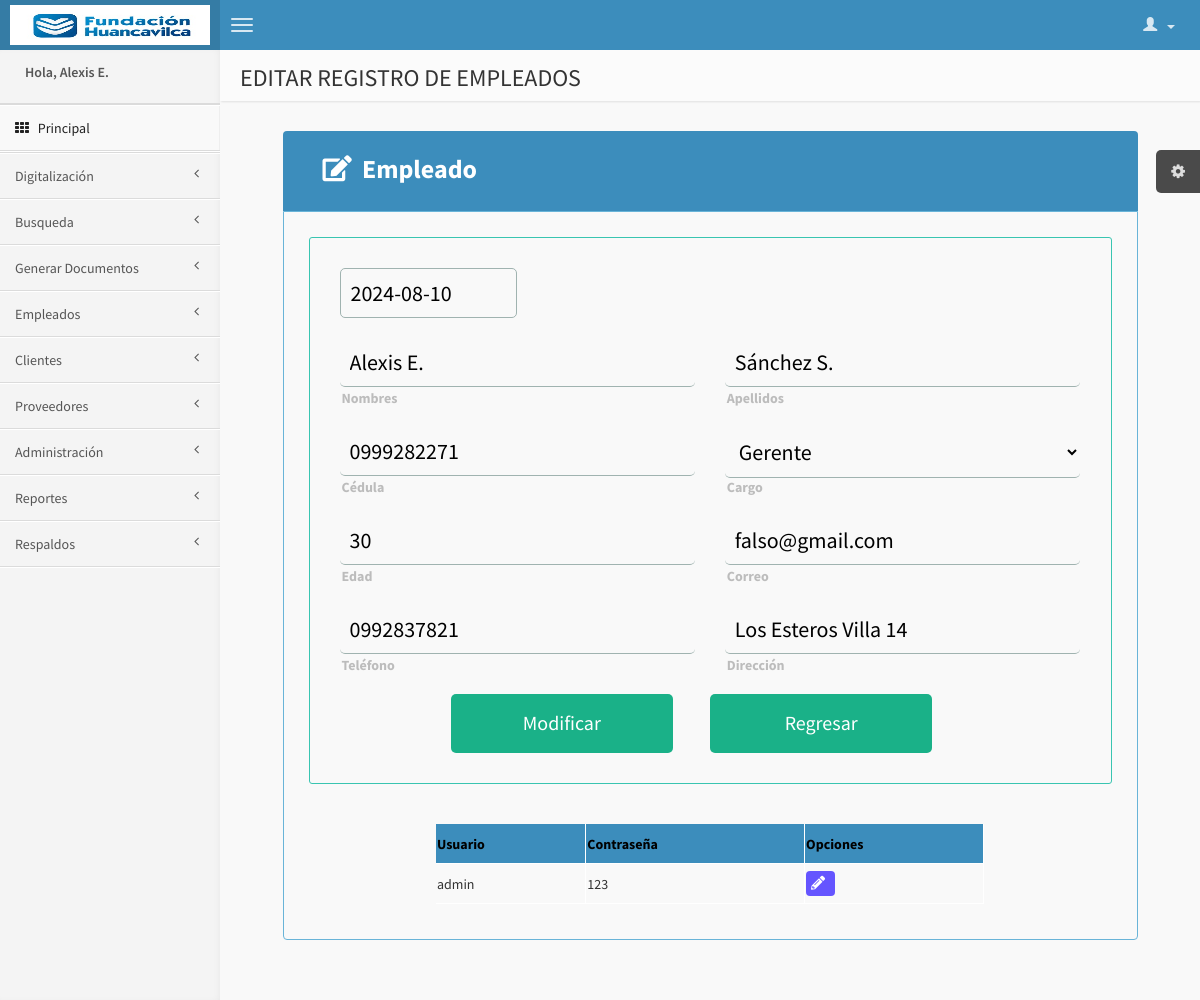
The app's page /editar_empleados.php?id=1 (signed in) with its own data.
### tables this page shows
CREATE TABLE `empleados` (
  `epl_id` int(11) NOT NULL AUTO_INCREMENT,
  `epl_nombres` varchar(250) NOT NULL,
  `epl_apellidos` varchar(250) NOT NULL,
  `epl_cedula` varchar(15) NOT NULL,
  `epl_edad` int(2) NOT NULL,
  `epl_correo` varchar(200) NOT NULL,
  `epl_telefono` varchar(15) NOT NULL,
  `epl_feching` date NOT NULL,
  `epl_direccion` varchar(350) NOT NULL,
  `crg_id` int(11) NOT NULL,
  `est_id` int(11) NOT NULL,
  PRIMARY KEY (`epl_id`),
  KEY `crg_id` (`crg_id`),
  KEY `est_id` (`est_id`),
  CONSTRAINT `empleados_ibfk_1` FOREIGN KEY (`crg_id`) REFERENCES `cargo` (`crg_id`),
  CONSTRAINT `empleados_ibfk_2` FOREIGN KEY (`est_id`) REFERENCES `estado` (`est_id`)
);

CREATE TABLE `cargo` (
  `crg_id` int(11) NOT NULL AUTO_INCREMENT,
  `crg_dscrp` varchar(200) NOT NULL,
  PRIMARY KEY (`crg_id`)
);

CREATE TABLE `usuarios` (
  `usu_id` int(11) NOT NULL AUTO_INCREMENT,
  `usu_usuario` varchar(30) NOT NULL,
  `usu_clave` varchar(30) NOT NULL,
  `epl_id` int(11) NOT NULL,
  `tp_id` int(11) NOT NULL,
  PRIMARY KEY (`usu_id`),
  KEY `epl_id` (`epl_id`,`tp_id`),
  KEY `tp_id` (`tp_id`),
  CONSTRAINT `usuarios_ibfk_1` FOREIGN KEY (`epl_id`) REFERENCES `empleados` (`epl_id`),
  CONSTRAINT `usuarios_ibfk_2` FOREIGN KEY (`tp_id`) REFERENCES `tipo_perfil` (`tp_id`)
);

### editar_empleados.php (the view, shortened to what this page needs)
<?php
include('conexion.php');
if(isset($_SESSION['ide'])){?>
<!DOCTYPE html>
<html lang="en">
<head>
    <link rel="stylesheet" href="css/estilomodal.css">
    <link rel="stylesheet" href="https://cdn.rawgit.com/olton/Metro-UI-CSS/master/build/css/metro-icons.min.css">
    <link rel="stylesheet" href="https://use.fontawesome.com/releases/v5.6.3/css/all.css">
    <link href="css/bootstrap.min.css" rel="stylesheet" type="text/css" />
    <link href="css/font-awesome.min.css" rel="stylesheet" type="text/css" />
    <link href="css/ionicons.min.css" rel="stylesheet" type="text/css" />
    <link href="css/AdminLTE.css" rel="stylesheet" type="text/css" />
    <link href="css/estilos.css" rel="stylesheet" type="text/css" />
    <link href="css/tabla_normal.css" rel="stylesheet" type="text/css" />
</head>
    <body class="skin-blue">
        <?php include('solomenu.php'); ?>
        <div class="wrapper row-offcanvas row-offcanvas-left">
            <aside class="right-side">
                <section class="content-header">
                    <h1>
                        EDITAR REGISTRO DE EMPLEADOS
                    </h1>
                </section>
<?php
    $ide=$_SESSION['modid'];
    $consulta="SELECT * from empleados E INNER JOIN estado ES ON E.est_id=ES.est_id INNER JOIN cargo C ON E.crg_id=C.crg_id WHERE E.epl_id='$ide'";
    $ejec=mysqli_query($con,$consulta);
    $row=mysqli_fetch_array($ejec);
?>
                <section class="content">
                    <div class="grande">
                    <div class="contenedor-optitle">
                        <div class="op-left">
                            <label class="titulo-form"><i class="fas fa-edit esp-right"></i> Empleado</label>
                        </div>
                    </div>
                    <div id="formu" class="contenedor-formularios">
                        <div class="contenido_tab_mod" id="contenido_tab">
                                <form action="modificar_empleados.php" method="post">
                                    <div class="fila-fecha">
                                        <div class="contenedor-fecha">
                                            <input type="text" class="input-fecha" id="cajas" name="feching" value="<?php $time2=date('Y-m-d'); echo $time2; ?>" onkeypress="return enable(event)" required>
                                        </div>
                                    </div><br>
                                    <div class="fila-arriba">
                                        <div class="contenedor-input">
                                            <label class="label-style active">
                                                Nombres <span class="req">*</span>
                                            </label>
                                            <input type="text" class="input-style" id="cajas" name="nombres" value="<?php echo $row['epl_nombres'];?>" required >
                                        </div>
                                        <div class="contenedor-input">
                                            <label class="label-style active">
                                                Apellidos <span class="req">*</span>
                                            </label>
                                            <input type="text" class="input-style" id="caja" name="apellidos" value="<?php echo $row['epl_apellidos'];?>" required>
                                        </div>
                                    </div>
                                    <div class="fila-arriba">
                                        <div class="contenedor-input">
                                            <label class="label-style active">
                                                Cédula <span class="req">*</span>
                                            </label>
                                            <input type="text" class="input-style" id="cajas" name="cedula" value="<?php echo $row['epl_cedula'];?>" required >
                                        </div>
                                        <div class="contenedor-input">
                                            <label class="label-style active">
                                                Cargo <span class="req">*</span>
                                            </label>
                                            <select name="cargo" id="cargo" name="cargo" class="input-style">
                                                <option value="<?php echo $row['crg_id'];?>"><?php echo $row['crg_dscrp'];?></option>
                                            </select>
                                        </div>
                                    </div>
                                    <div class="fila-arriba">
                                        <div class="contenedor-input">
                                            <label class="label-style active">
                                                Edad <span class="req">*</span>
                                            </label>
                                            <input type="text" id="cajas" name="edad" class="input-style" value="<?php echo $row['epl_edad'];?>" required >
                                        </div>
                                        <div class="contenedor-input">
                                            <label class="label-style active">
                                                Correo <span class="req">*</span>
                                            </label>
                                            <input type="email" class="input-style" id="cajas" name="correo" value="<?php echo $row['epl_correo'];?>" required>
                                        </div>
                                    </div>
                                    <div class="fila-arriba">
                                        <div class="contenedor-input">
                                            <label class="label-style active">
                                                Teléfono <span class="req">*</span>
                                            </label>
                                            <input type="text" name="telefono" class="input-style" value="<?php echo $row['epl_telefono'];?>" required >
                                        </div>
                                        <div class="contenedor-input">
                                            <label class="label-style active">
                                                Dirección <span class="req">*</span>
                                            </label>
                                            <input type="text" class="input-style" id="cajas" name="direccion" value="<?php echo $row['epl_direccion'];?>" required>
                                        </div>
                                    </div>
                                    <div class="contenedor_botones">
                                        <input type="submit" class="botones" value="Modificar">
                                        <a href="registro_empleados.php" class="botones">Regresar</a>
                                    </div>
                                </form>
                        </div>
                        <div class="content_table">
                            <br><br>
                            <table class="tabla">
                                <thead>
                                    <tr>
                                        <th>Usuario</th>
                                        <th>Contraseña</th>
                                        <th>Opciones</th>
                                    </tr>
                                </thead>
                                <tr>
                                    <?php
                                        $cons3="SELECT * from usuarios U INNER JOIN empleados E ON U.epl_id=E.epl_id WHERE E.epl_id='$ide'";
                                        $ejec3=mysqli_query($con,$cons3);
                                        while ($row3=mysqli_fetch_array($ejec3)) {
                                    ?>
                                    <td><?php echo $row3['usu_usuario']; ?></td>
                                    <td><?php echo $row3['usu_clave']; ?></td>
                                    <td>
                                        <a href="#openmodal" class="btn_tabla" title="Editar"><i class="fas fa-pencil-alt esp-right"></i></a>
                                </tr>
                                <?php   } ?>
                            </table>
                        </div>
                    </div>
                </div>
            </div>
</body>
</html>
<?php }else{
    header("Location:login.php");
    }
?>

### css/estilos.css (style rules this page uses)
.contenedor-formularios { background: #f9f9f9; padding: 25px; max-width: 900px; margin: 40px auto; margin-top: 10px; border-radius: 4px; display: flex; flex-wrap: wrap; justify-content: center; border-top-left-radius: 0px; border-top-right-radius: 0px; border: 1px solid #69b4d8; -webkit-transition: all .5s ease; -o-transition: all .5s ease; transition: all .5s ease; }
.contenedor-optitle { background: #3c8dbc; padding: 40px; max-width: 900px; margin: 0px auto; margin-bottom: -10px; margin-top: 10px; border-radius: 4px; border-bottom-left-radius: 0px; border-bottom-right-radius: 0px; display: flex; max-height: 70px; align-items: center; }
.op-left { width: 50%; }
.contenido_tab_mod { padding: 30px; border-radius: 3px; width: 100%; border: 1px solid #39C5B1; -webkit-transition: all .5s ease; -o-transition: all .5s ease; transition: all .5s ease; }
.grande { width: 90%; }
.label-style { margin-bottom: 200px; position: absolute; -webkit-transform: translateY(6px); -ms-transform: translateY(6px); transform: translateY(6px); left: 13px; color: rgba(128, 128, 128, 0.5); -webkit-transition: all 0.25s ease; -o-transition: all 0.25s ease; transition: all 0.25s ease; -webkit-backface-visibility: hidden; pointer-events: none; font-size: 22px; }
label.active { -webkit-transform: translateY(50px); -ms-transform: translateY(50px); transform: translateY(50px); left: 2px; font-size: 14px; }
.input-style { font-size: 22px; display: block; width: 100%; height: 100%; padding: 10px 10px; background: none; background-image: none; border: 1px solid #a0b3b0; border-top: none; border-left: none; border-right: none; color: #000; border-radius: 0; -webkit-transition: all 0.5s ease; -o-transition: all 0.5s ease; transition: all 0.5s ease; border-radius: 5px; }
.contenedor-input { position: relative; margin-bottom: 40px; }
.fila-arriba:after { content: ""; display: table; clear: both; }
.fila-arriba div { float: left; width: 48%; margin-right: 4%; }
.fila-arriba div:last-child { margin: 0; }
.fila-fecha:after { content: ""; display: table; clear: both; }
.fila-fecha div { float: left; width: 48%; margin-right: 4%; margin-bottom: 15%; }
.fila-fecha div:last-child { margin: 0; }
.contenedor-fecha { margin-bottom: 60px; }
.input-fecha { font-size: 22px; display: block; width: 50%; height: 100%; padding: 10px 10px; background: none; background-image: none; border: 1px solid #a0b3b0; color: #000; border-radius: 0; -webkit-transition: all 0.5s ease; -o-transition: all 0.5s ease; transition: all 0.5s ease; border-radius: 5px; }
.contenedor_botones { width: 100%; display: flex; flex-wrap: wrap; justify-content: space-between; justify-content: center; }
.botones { border: 0; width: 30%; outline: none; border-radius: 5px; cursor: pointer; padding: 15px 5px; font-size: 2rem; background: #1ab188; color: #fff; margin-right: 5%; text-align: center; -webkit-transition: all .5s ease; -o-transition: all .5s ease; transition: all .5s ease; -webkit-appearance: none; }
.titulo-form { font-size: 26px; color: white; }
.esp-right { margin-right: 5px; }

### css/tabla_normal.css (style rules this page uses)
thead { background:#3c8dbc; color: black; text-align: center; }
th, td { border-right: 1px solid #FFFFFF; border-bottom: 1px solid #FFFFFF; height: 40px; }
.tabla { width: 70%; }
.content_table { width: 100%; padding: 10px; margin-top: 30px; display: flex; justify-content: center; overflow-x: scroll; }
.btn_tabla { text-decoration: none; padding: 5px 5px 5px 5px; background-color: #6555FF; color: #FFFFFF; font-family: serif; border-radius: 4px; cursor: pointer; }

### records on screen
empleados: nombres "Alexis E.", apellidos "Sánchez S.", cedula "0999282271", cargo "Gerente", edad "30", correo "falso@gmail.com", telefono "0992837821", direccion "Los Esteros Villa 14"
usuarios: usu_usuario "admin", usu_clave "123"

### other values on screen
$eplnom "Alexis E."
